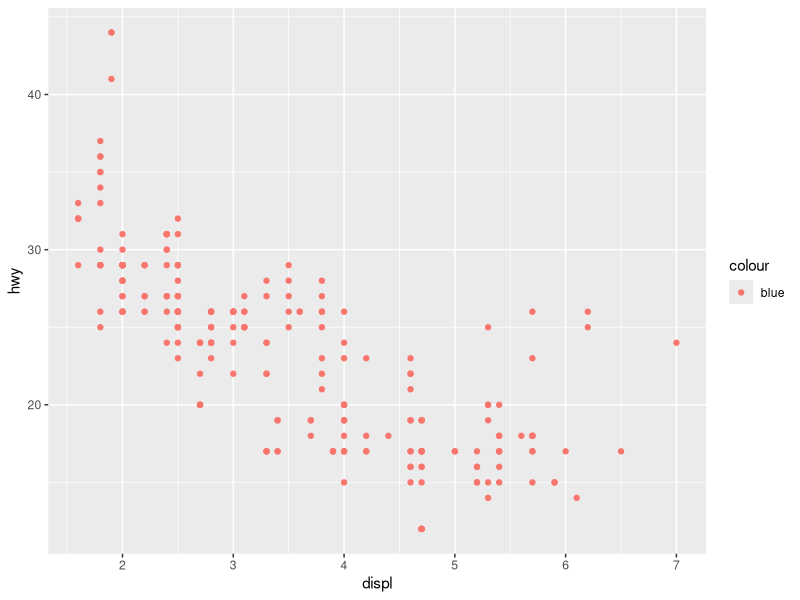
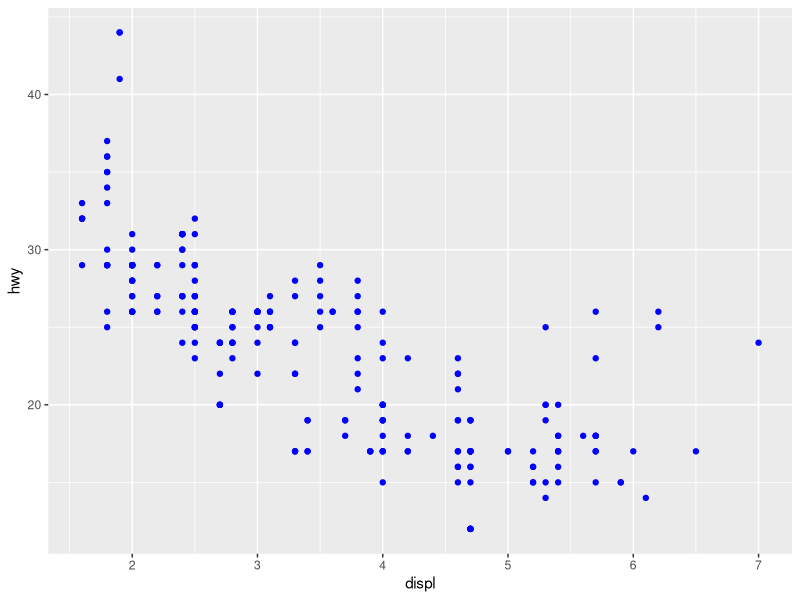
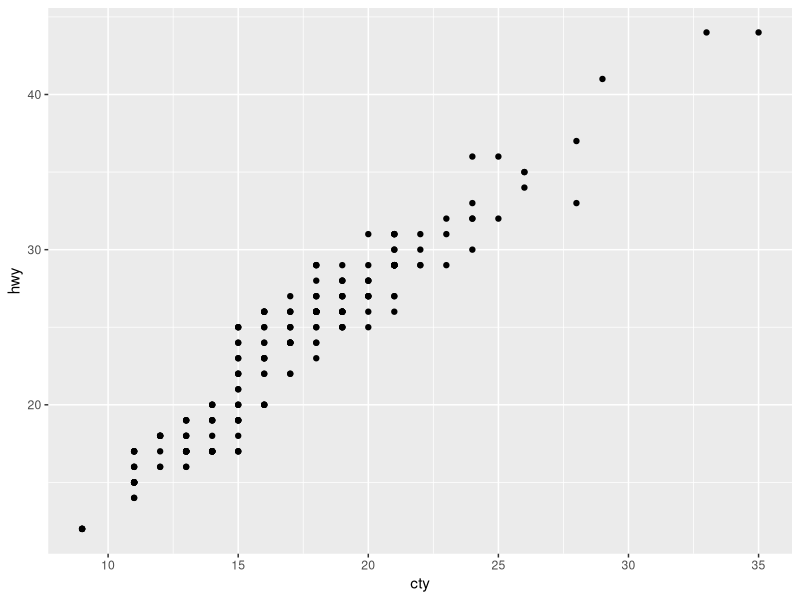
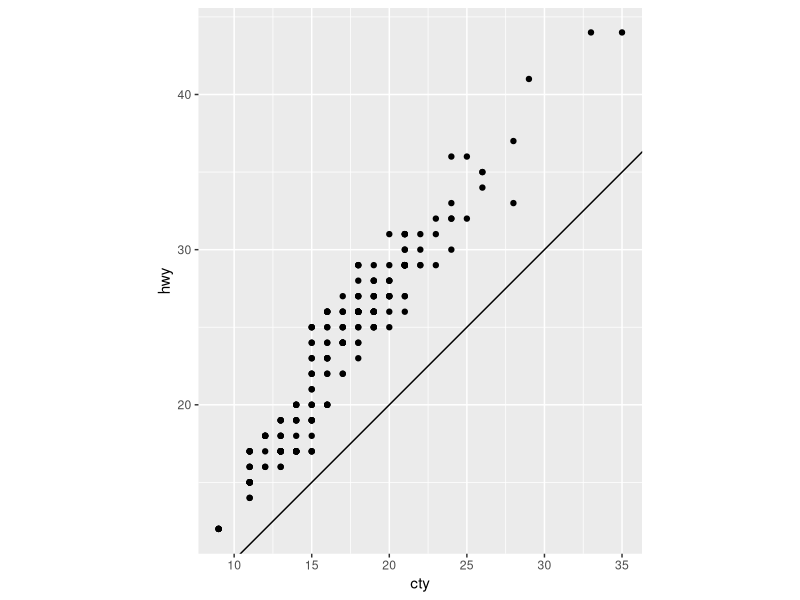

These figures' R source, in order:
## ---- chunk 1
    library(ggplot2)
    ggplot(data = mpg) + 
      geom_point(mapping = aes(x = displ, y = hwy, color = "blue"))
## ---- chunk 2
    library(ggplot2)
    ggplot(data = mpg) + 
      geom_point(mapping = aes(x = displ, y = hwy), color = "blue")
## ---- chunk 3

## ---- chunk 4

## ---- chunk 5

## ---- chunk 6

## ---- chunk 7

## ---- chunk 8

## ---- chunk 9

## ---- chunk 10

## ---- chunk 11

## ---- chunk 12

## ---- chunk 13

## ---- chunk 14

## ---- chunk 15

## ---- chunk 16

## ---- chunk 17

## ---- chunk 18

## ---- chunk 19

## ---- chunk 20

## ---- chunk 21

## ---- chunk 22
    ggplot(data = mpg, mapping = aes(x = cty, y = hwy)) + 
      geom_point()
## ---- chunk 23

## ---- chunk 24

## ---- chunk 25

## ---- chunk 26

## ---- chunk 27

## ---- chunk 28
    ggplot(data = mpg, mapping = aes(x = cty, y = hwy)) +
      geom_point() + 
      geom_abline() +
      coord_fixed()
## ---- chunk 29

